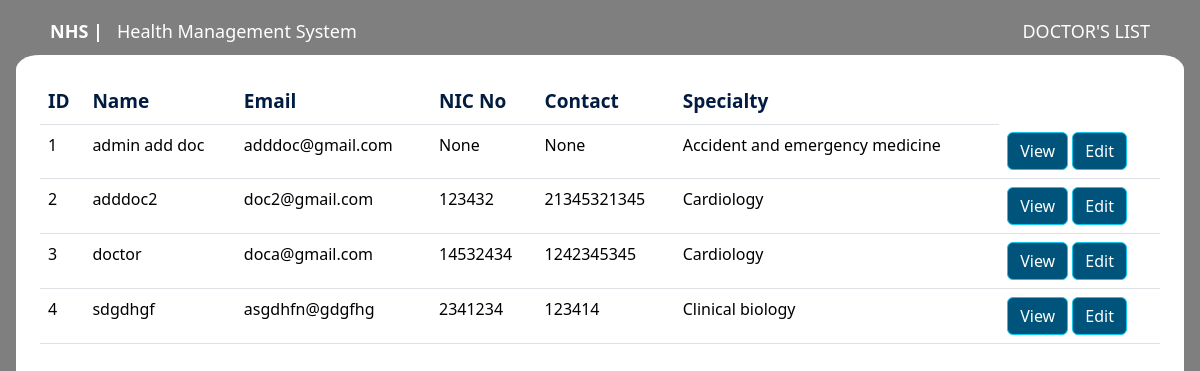
The app's page /admin/doctors, older data.
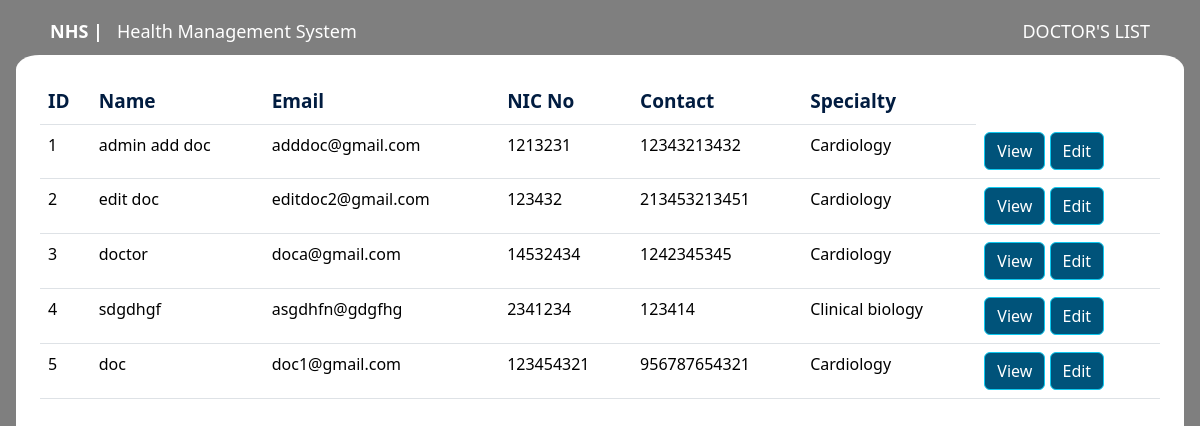
The same page, newer data.
### models/doctor.py (models this page shows, shortened)
class Doctor(db.Model):
    __tablename__ = 'doctor'
    doc_id = db.Column(db.Integer, primary_key=True, autoincrement=True)
    doc_email = db.Column(db.String(225), unique=True, nullable=False)
    doc_name = db.Column(db.String(225), nullable=False)
    doc_password = db.Column(db.String(225), nullable=False)
    doc_nic = db.Column(db.String(15), nullable=True)
    doc_tel = db.Column(db.String(15), nullable=True)
    specialty_id = db.Column(db.Integer, db.ForeignKey('specialities.id', ondelete='CASCADE'), nullable=True)
    appointments = db.relationship(
        'Appointment',
        back_populates='doctor',
        cascade='all, delete-orphan'
    )
    schedules = db.relationship(
        'DocSchedule',
        back_populates='doctor',
        cascade='all, delete-orphan',
        passive_deletes=True
    )

### models/specialities.py (models this page shows, shortened)
class Specialities(db.Model):
    __tablename__ = 'specialities'
    id = db.Column(db.Integer, primary_key=True, autoincrement=True)
    s_name = db.Column(db.String(50), unique=True, nullable=False)
    description = db.Column(db.String(255), nullable=True)
    doctors = db.relationship('Doctor', backref='speciality', lazy=True)

### app/routes/admin/doctors_list.py (the view)
@admin_bp.route('/doctors', methods=['GET', 'POST'])
def doctors_list():
    doctors = Doctor.query.all()
    specialities = Specialities.query.all()
    return render_template('admin/doctors_list.html', doctors=doctors, specialities = specialities)

### app/templates/admin/doctors_list.html (shortened to what this page needs)
{% extends 'layout.html' %}
{% block body_class %} landing-page {% endblock %}
{% block navbar %}
<div class="container nav_bar">
    <div class="d-flex justify-content-between align-items-center mt-2">
        <div><a href="{{ url_for('main.landing_page') }}"><strong>NHS |</strong> &nbsp; Health Management System</a></div>
        <div><a href="{{ url_for('admin.doctors_list') }}">DOCTOR'S LIST</a></div>
    </div>
</div>
{% endblock %}
{% block content %}
<div class="main_container pd_details mx-3 bg-white p-4" style="min-height: calc(100vh - 75px);">
    <table class="table table-hover">
        <thead>
            <tr>
                <th>ID</th>
                <th>Name</th>
                <th>Email</th>
                <th>NIC No</th>
                <th>Contact</th>
                <th>Specialty</th>
            </tr>
        </thead>
        <tbody>
            {% for doctor in doctors %}
            <tr>
                <td>{{ doctor.doc_id }}</td>
                <td>{{ doctor.doc_name }}</td>
                <td>{{ doctor.doc_email }}</td>
                <td>{{ doctor.doc_nic }}</td>
                <td>{{ doctor.doc_tel }}</td>
                <td>{{ doctor.speciality.s_name }}</td>
                <td>
                    <button type="button" class="detail_btn btn btn-info "><a href="#">View</a></button>
                    <button type="button" class="detail_btn btn btn-info"><a href="{{ url_for('admin.edit_doctor', doctor_id = doctor.doc_id) }}">Edit</a></button>
                </td>
            </tr>
            {% endfor %}
        </tbody>
    </table>
</div>
{% endblock %}

### app/templates/layout.html (shortened to what this page needs)
<!DOCTYPE html>
<html lang="en">
<head>
   <link rel="stylesheet" href="https://cdn.jsdelivr.net/npm/bootstrap@5.3.8/dist/css/bootstrap.min.css">
   <link rel="stylesheet" href="{{ url_for('static', filename='css/main.css') }}">
   <link rel="stylesheet" href="https://cdnjs.cloudflare.com/ajax/libs/font-awesome/6.5.1/css/all.min.css">
</head>
<body class="{% block body_class %}{% endblock %}">
    {% block navbar %}{% endblock %}
    <main>
        {% block content %}{% endblock %}
    </main>
</body>
</html>

### app/static/css/main.css (style rules this page uses)
body.landing-page { background-image: url("/static/images/hospital_pic.jpg"); display: flex; background-size: cover; background-position: center; background-repeat: no-repeat; height: 100vh; margin: 0; padding: 0; display: flex; flex-direction: column; position: relative; overflow: hidden; }
body.landing-page::before { content: ""; position: absolute; top: 0; left: 0; width: 100%; height: 100%; background-color: rgba(0, 0, 0, 0.5); z-index: 0; }
a { text-decoration: none; }
.main_container, .nav_bar { position: relative; z-index: 1; }
.nav_bar a { color: white; text-decoration: none; }
.nav_bar { color: white; font-size: large; }
.nav_bar { padding: 10px 20px; width: 100%; top: 0; left: 0; z-index: 100; }
.pd_details { border-radius: 2%; }
.detail_btn { color: white; background-color: #00537A; }
.detail_btn a { text-decoration: none; color: white; }
.table th { font-size: 1.19rem; color: #011c40; }

Row changes from the older to the newer data that the page shows:
changed Doctor "admin add doc": doc_nic "None" → "1213231"; doc_tel "None" → "12343213432"; speciality.s_name "Accident and emergency medicine" → "Cardiology"
changed Doctor id 2: doc_name "adddoc2" → "edit doc"; doc_email "doc2@gmail.com" → "editdoc2@gmail.com"; doc_tel "21345321345" → "213453213451"
added Doctor: doc_id "5", doc_name "doc", doc_email "doc1@gmail.com", doc_nic "123454321", doc_tel "956787654321", speciality.s_name "Cardiology"
